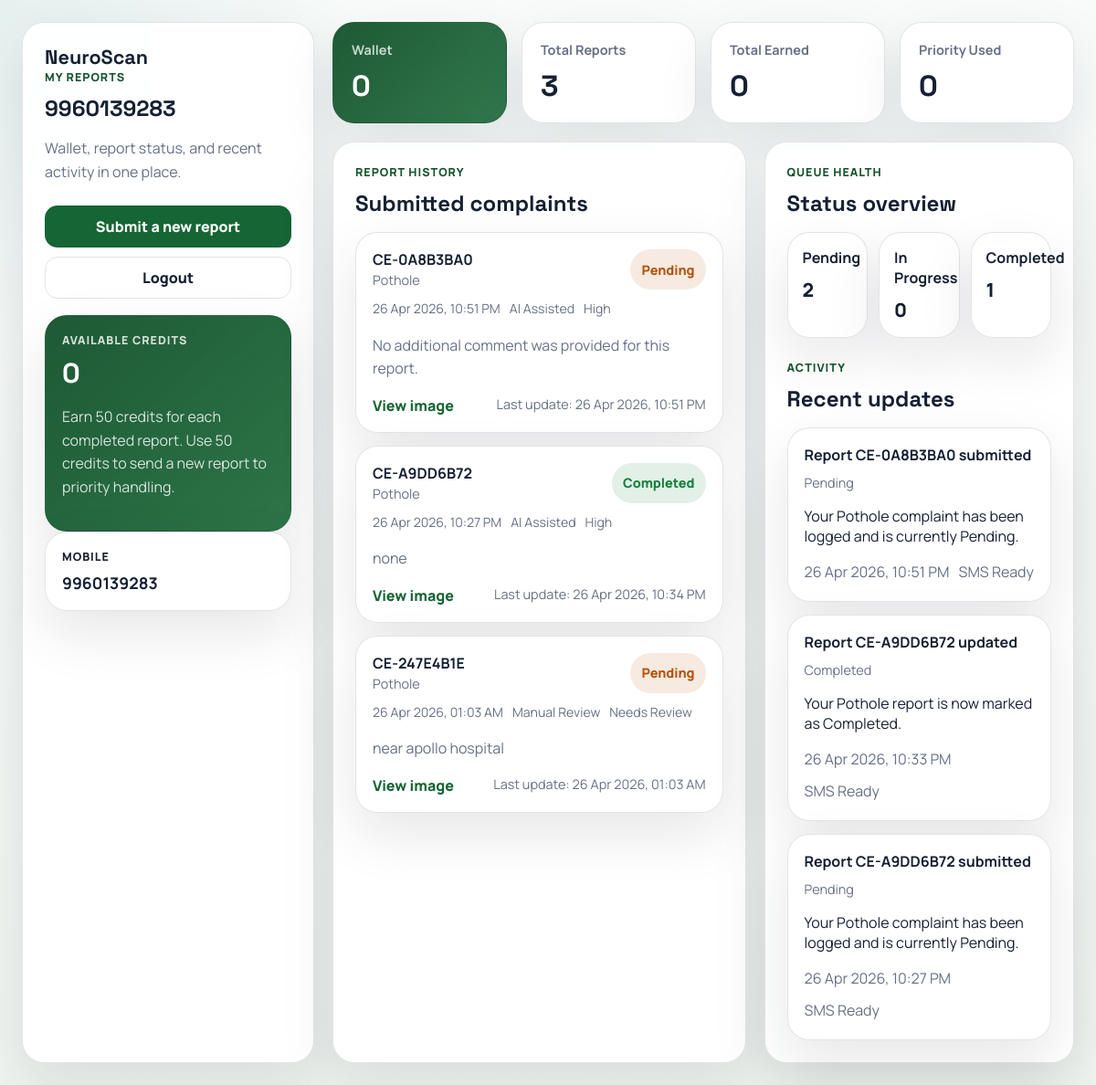
The app's page /my-reports (signed in) with its own data.
### database.py (models this page shows)
class Complaint(Base):
    __tablename__ = "complaints"
    id = Column(Integer, primary_key=True)
    issue_type = Column(String)
    image_path = Column(String)
    confidence = Column(Float)
    latitude = Column(Float)
    longitude = Column(Float)
    comment = Column(String)
    status = Column(String, default="Pending")
    user_name = Column(String)
    user_contact = Column(String)
    reference_code = Column(String)
    created_at = Column(String)
    user_id = Column(Integer)
    issue_key = Column(String)
    detection_mode = Column(String)
    model_key = Column(String)
    severity = Column(String)
    last_updated_at = Column(String)
    reward_points = Column(Integer, default=0)
    priority_requested = Column(Integer, default=0)

class Notification(Base):
    __tablename__ = "notifications"
    id = Column(Integer, primary_key=True)
    user_id = Column(Integer)
    complaint_id = Column(Integer)
    title = Column(String)
    message = Column(String)
    channel = Column(String)
    status_snapshot = Column(String)
    created_at = Column(String)
    read_at = Column(String)

### app.py (the view)
@app.get("/my-reports", response_class=HTMLResponse)
async def my_reports(request: Request):
    current_user = get_current_user_session(request)
    if not current_user:
        return RedirectResponse("/login", status_code=302)
    db = SessionLocal()
    available_credits = 0
    total_earned_credits = 0
    try:
        user_record = db.query(User).filter(User.id == current_user.get("id")).first()
        if user_record:
            available_credits = int(getattr(user_record, "credit_points", 0) or 0)
            total_earned_credits = int(getattr(user_record, "total_points_earned", 0) or 0)
        notifications = db.query(Notification).filter(
            Notification.user_id == current_user.get("id")
        ).order_by(Notification.id.desc()).limit(20).all()
        current_time = format_timestamp()
        for notification in notifications:
            if notification.read_at is None:
                notification.read_at = current_time
        db.commit()
        complaints = db.query(Complaint).filter(
            Complaint.user_id == current_user.get("id")
        ).order_by(Complaint.id.desc()).all()
        notifications = db.query(Notification).filter(
            Notification.user_id == current_user.get("id")
        ).order_by(Notification.id.desc()).limit(20).all()
        for complaint in complaints:
            complaint.image_url = build_image_url(complaint.image_path)
    finally:
        db.close()
    report_stats = {
        "total": len(complaints),
        "pending": sum(1 for complaint in complaints if complaint.status == "Pending"),
        "in_progress": sum(1 for complaint in complaints if complaint.status == "In Progress"),
        "completed": sum(1 for complaint in complaints if complaint.status == "Completed"),
    }
    credit_summary = {
        "available": available_credits,
        "earned": total_earned_credits,
        "priority_used": sum(1 for complaint in complaints if getattr(complaint, "priority_requested", 0)),
    }
    return templates.TemplateResponse(
        "my_reports.html",
        {
            **portal_context(request),
            "complaints": complaints,
            "notifications": notifications,
            "report_stats": report_stats,
            "credit_summary": credit_summary,
            "completion_reward_points": COMPLETION_REWARD_POINTS,
            "priority_redeem_cost": PRIORITY_REDEEM_COST,
        },
    )

### templates/my_reports.html (shortened to what this page needs)
<!DOCTYPE html>
<html lang="en">
<head>
    <link rel="stylesheet" href="/static/user_reports.css">
</head>
<body>
    <div class="reports-shell">
        <aside class="reports-sidebar">
            <a href="/" class="brand">NeuroScan</a>
            <p class="eyebrow">My reports</p>
            <h1>{{ user.name }}</h1>
            <p class="sidebar-copy">Wallet, report status, and recent activity in one place.</p>
            <div class="sidebar-actions">
                <a href="/report" class="sidebar-link primary">Submit a new report</a>
                <a href="/logout" class="sidebar-link">Logout</a>
            </div>
            <div class="wallet-card">
                <span class="wallet-label">Available credits</span>
                <strong>{{ credit_summary.available }}</strong>
                <p>Earn {{ completion_reward_points }} credits for each completed report. Use {{ priority_redeem_cost }} credits to send a new report to priority handling.</p>
            </div>
            <div class="identity-card">
                <span>Mobile</span>
                <strong>{{ user.mobile }}</strong>
            </div>
        </aside>
        <main class="reports-main">
            <section class="summary-grid">
                <article class="summary-card highlight">
                    <span>Wallet</span>
                    <strong>{{ credit_summary.available }}</strong>
                </article>
                <article class="summary-card">
                    <span>Total Reports</span>
                    <strong>{{ report_stats.total }}</strong>
                </article>
                <article class="summary-card">
                    <span>Total Earned</span>
                    <strong>{{ credit_summary.earned }}</strong>
                </article>
                <article class="summary-card">
                    <span>Priority Used</span>
                    <strong>{{ credit_summary.priority_used }}</strong>
                </article>
            </section>
            <section class="content-grid">
                <div class="panel">
                    <div class="panel-head">
                        <div>
                            <p class="mini-label">Report history</p>
                            <h2>Submitted complaints</h2>
                        </div>
                    </div>
                    <div class="report-list">
                        {% for complaint in complaints %}
                        <article class="report-card">
                            <div class="report-top">
                                <div>
                                    <strong>{{ complaint.reference_code or ('CE-' ~ complaint.id) }}</strong>
                                    <span>{{ complaint.issue_type }}</span>
                                </div>
                                <span class="status-chip {{ (complaint.status or 'Pending').lower().replace(' ', '-') }}">{{ complaint.status or 'Pending' }}</span>
                            </div>
                            <div class="report-meta">
                                <span>{{ complaint.created_at or 'Earlier record' }}</span>
                                <span>{{ complaint.detection_mode or 'Manual Review' }}</span>
                                <span>{{ complaint.severity or 'Needs Review' }}</span>
                            </div>
                            <p>{{ complaint.comment if complaint.comment else 'No additional comment was provided for this report.' }}</p>
                            <div class="report-footer">
                                <div class="report-links">
                                    <a href="{{ complaint.image_url }}">View image</a>
                                </div>
                                <span>Last update: {{ complaint.last_updated_at or complaint.created_at or 'Pending review' }}</span>
                            </div>
                        </article>
                        {% else %}
                        <p class="empty-state">No reports yet. Submit your first complaint to start tracking updates here.</p>
                        {% endfor %}
                    </div>
                </div>
                <div class="panel">
                    <div class="panel-head">
                        <div>
                            <p class="mini-label">Queue health</p>
                            <h2>Status overview</h2>
                        </div>
                    </div>
                    <div class="status-stack">
                        <article class="notification-card compact-card">
                            <div class="notification-top">
                                <strong>Pending</strong>
                                <span>{{ report_stats.pending }}</span>
                            </div>
                        </article>
                        <article class="notification-card compact-card">
                            <div class="notification-top">
                                <strong>In Progress</strong>
                                <span>{{ report_stats.in_progress }}</span>
                            </div>
                        </article>
                        <article class="notification-card compact-card">
                            <div class="notification-top">
                                <strong>Completed</strong>
                                <span>{{ report_stats.completed }}</span>
                            </div>
                        </article>
                    </div>
                    <div class="panel-head secondary-head">
                        <div>
                            <p class="mini-label">Activity</p>
                            <h2>Recent updates</h2>
                        </div>
                    </div>
                    <div class="notification-list">
                        {% for notification in notifications %}
                        <article class="notification-card">
                            <div class="notification-top">
                                <strong>{{ notification.title }}</strong>
                                <span>{{ notification.status_snapshot }}</span>
                            </div>
                            <p>{{ notification.message }}</p>
                            <div class="notification-meta">
                                <span>{{ notification.created_at }}</span>
                                <span>{{ notification.channel }}</span>
                            </div>
                        </article>
                        {% else %}
                        <p class="empty-state">Updates will appear here after the first report is reviewed.</p>
                        {% endfor %}
                    </div>
                </div>
            </section>
        </main>
    </div>
</body>
</html>

### records on screen
Complaint: reference_code "CE-0A8B3BA0", issue_type "Pothole", status "Pending", created_at "26 Apr 2026, 10:51 PM", detection_mode "AI Assisted", severity "High", comment "No additional comment was provided for this report.", last_updated_at "26 Apr 2026, 10:51 PM"
Complaint: reference_code "CE-A9DD6B72", issue_type "Pothole", status "Completed", created_at "26 Apr 2026, 10:27 PM", detection_mode "AI Assisted", severity "High", comment "none", last_updated_at "26 Apr 2026, 10:34 PM"
Complaint: reference_code "CE-247E4B1E", issue_type "Pothole", status "Pending", created_at "26 Apr 2026, 01:03 AM", detection_mode "Manual Review", severity "Needs Review", comment "near apollo hospital", last_updated_at+created_at "26 Apr 2026, 01:03 AM"
Notification: title "Report CE-0A8B3BA0 submitted", status_snapshot "Pending", message "Your Pothole complaint has been logged and is currently Pending.", created_at "26 Apr 2026, 10:51 PM", channel "SMS Ready"
Notification: title "Report CE-A9DD6B72 updated", status_snapshot "Completed", message "Your Pothole report is now marked as Completed.", created_at "26 Apr 2026, 10:33 PM", channel "SMS Ready"
Notification: title "Report CE-A9DD6B72 submitted", status_snapshot "Pending", message "Your Pothole complaint has been logged and is currently Pending.", created_at "26 Apr 2026, 10:27 PM", channel "SMS Ready"

### other values on screen
{{ user.name }} "9960139283"
{{ credit_summary.available }} "0"
{{ completion_reward_points }} "50"
{{ priority_redeem_cost }} "50"
{{ user.mobile }} "9960139283"
{{ report_stats.total }} "3"
{{ credit_summary.earned }} "0"
{{ credit_summary.priority_used }} "0"
{{ report_stats.pending }} "2"
{{ report_stats.in_progress }} "0"
{{ report_stats.completed }} "1"
